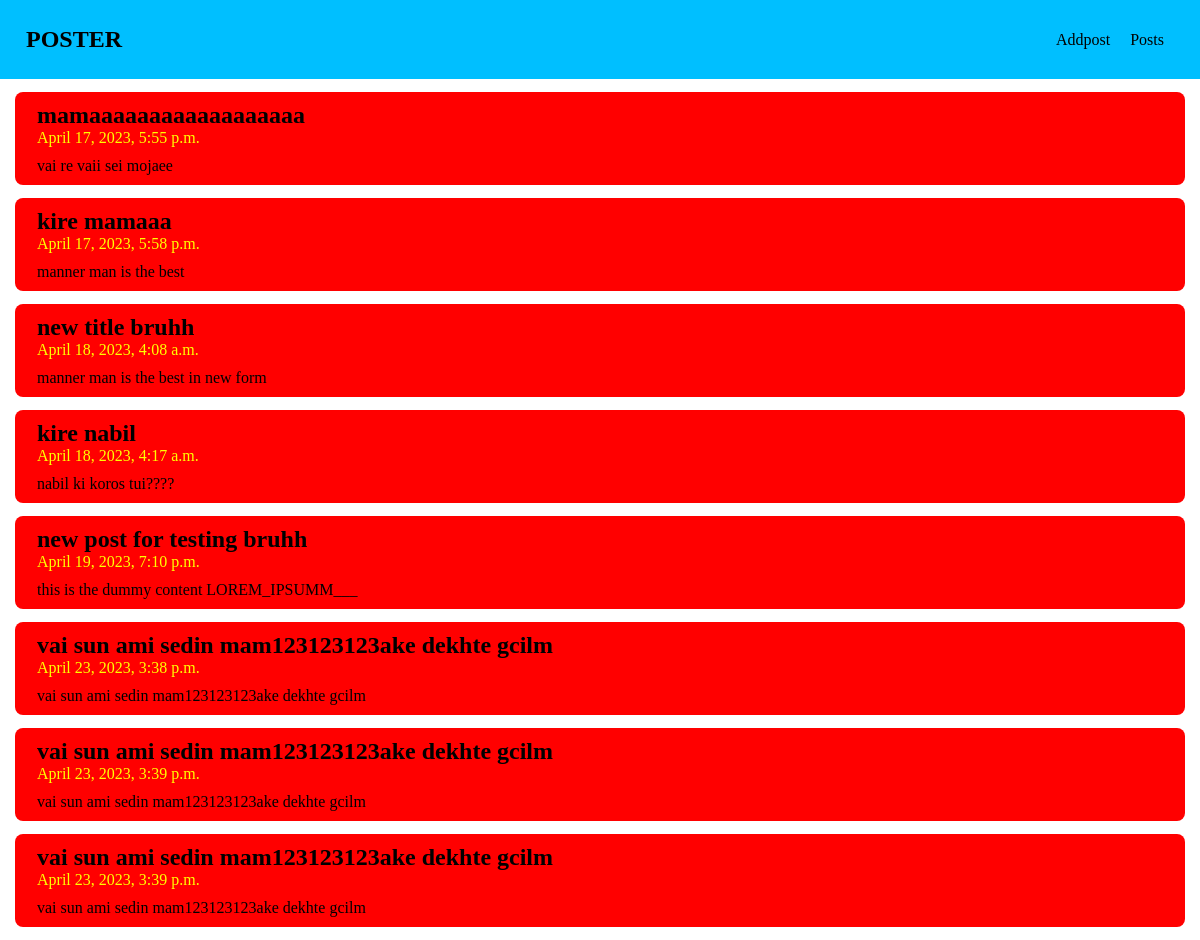
The page /api/postview/ on the database as committed earlier.
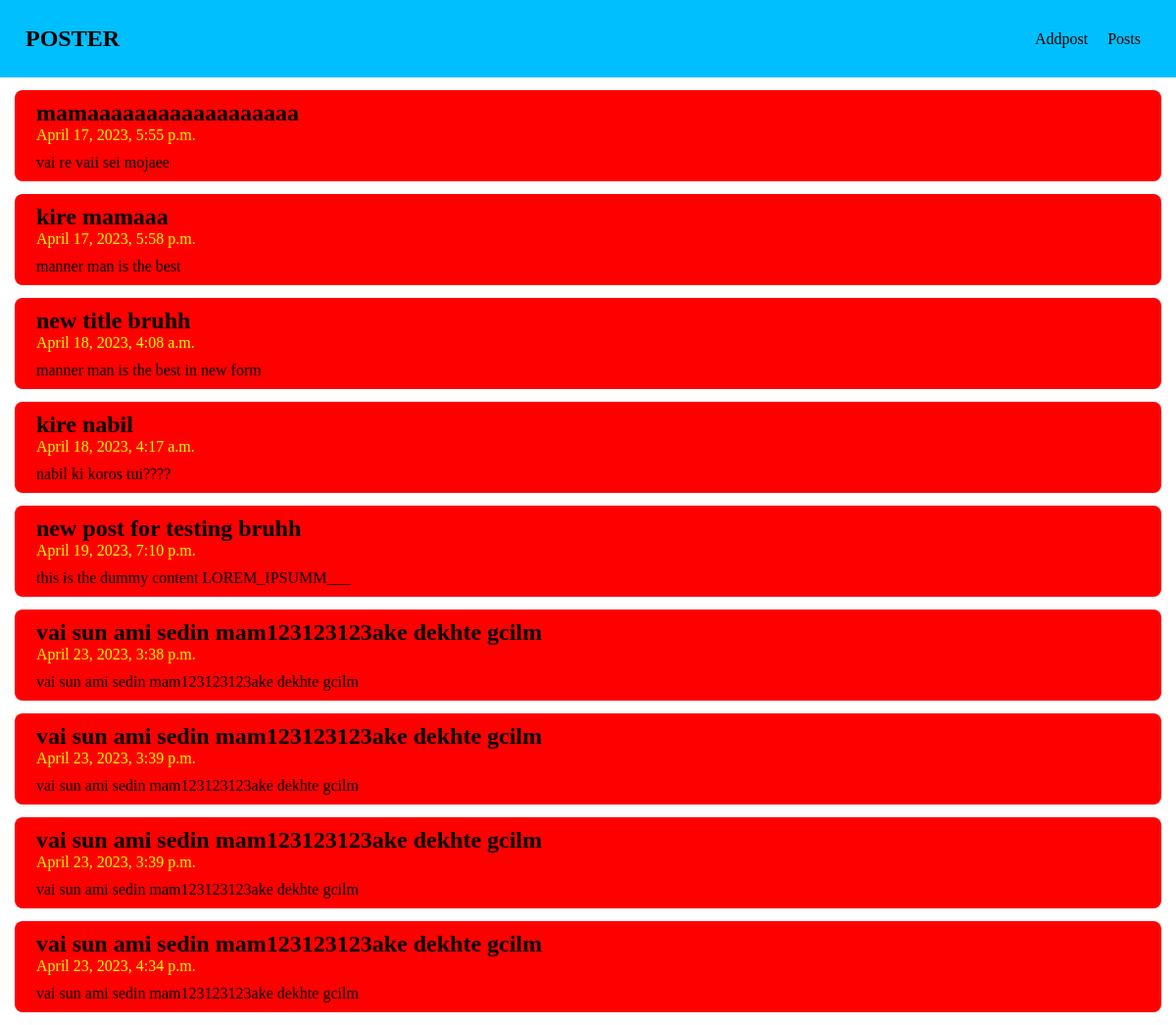
The same page on the database as committed later.
### comment/models.py (models this page shows, shortened)
class Post(models.Model):
    title = models.CharField(max_length=100)
    content = models.TextField()
    date_posted = models.DateTimeField(auto_now_add=True)

### comment/views.py (the view)
# urls.py: path('postview/', postView),
def postView(request):
    posts = Post.objects.all()
    return render(request, 'main_timeline.html', {'posts': posts})

### comment/templates/main_timeline.html (shortened to what this page needs)
<!DOCTYPE html>
<html lang="en">
<head>
    {% load static %}
    <link rel="stylesheet" href="{% static 'css/styles.css' %}">
</head>
<body>
    <div class="navbar">
        <h2>POSTER</h2>
        <ul>
            <li data-pos="addpost"> Addpost</li>
            <li data-pos="postview">Posts</li>
        </ul>
    </div>
    {% for post in posts %}
    <div class="postview" data-postid="{{ post.id }}">
        <div class="titledate">
            <h2>{{post.title}}</h2>
            <p>{{post.date_posted}}</p>
        </div>
        <p>{{post.content}}</p>
    </div>
    {% endfor %}
</body>
</html>

Rows that differ between the two databases and show on the page:
added Post: title "vai sun ami sedin mam123123123ake dekhte gcilm", date_posted "April 23, 2023, 4:34 p.m.", content "vai sun ami sedin mam123123123ake dekhte gcilm"
